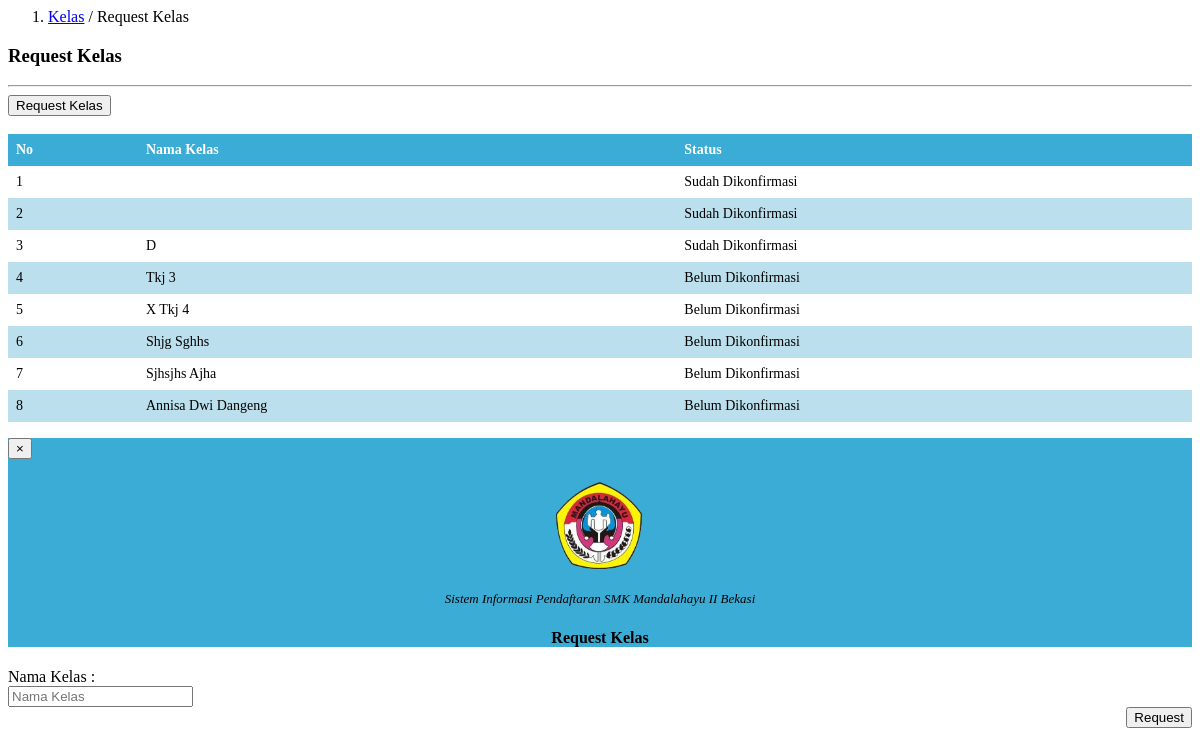
Page /tata-usaha/request-kelas.php on the committed database.
### tables this page shows
CREATE TABLE `tbl_request_kelas` (
  `id_request_kelas` int(10) NOT NULL,
  `nama_kelas` varchar(20) NOT NULL,
  `status` varchar(20) NOT NULL
);

### tata-usaha/request-kelas.php (the view, shortened to what this page needs)
<div class="col-md-10" style="padding:0px">
    <ol class="breadcrumb" style="margin:0;border-radius:0;">
        <li class="active"><a href="#">Kelas</a> / Request Kelas</li>
    </ol>
</div>
<div class="col-md-10" style="">
  	<h3><b>Request</b> Kelas</h3>
    <hr>
     <button type="button" class="btn btn-primary" data-toggle="modal" data-target="#myModal"><i class="fa fa-plus-circle fa-fw"></i>Request Kelas</button>
    <br>
    <br>
</div>
<div class="col-md-10">
  <form class="form-horizontal" method="POST">
      <table class="table table-striped">
        <thead>
          <tr>
            <th>No</th>
            <th>Nama Kelas</th>
            <th>Status</th>
          </tr>
        </thead>
        <tbody>
          <?php
            include '../config/koneksi.php';
            $query = mysqli_query($konek, "SELECT * FROM tbl_request_kelas")or die(mysqli_error($konek));
                    if(mysqli_num_rows($query) == 0){
                      echo '<tr><td colspan="5" align="center">Tidak ada data!</td></tr>';
                    }
                      else
                    {
                      $no = 1;
                      while($data = mysqli_fetch_array($query)){
                        ?>
                        <tr>
                        <td><?php echo $no ?></td>
                        <td><?php
                        $kalimat = $data['nama_kelas'];
                        $kalimat_new = ucwords($kalimat);
                        echo $kalimat_new;
                        ?></td>
                        <td><?php if ($data['status']==0) echo "Belum Dikonfirmasi"; else echo "Sudah Dikonfirmasi"; ?></td></tr>
                        <?php
                        $no++;
                      }
                    }
                ?>
        </tbody>
      </table>
    </form>
</div>
<div id="myModal" class="modal fade" role="dialog">
  <div class="modal-dialog">
      <div class="modal-content">
          <div class="modal-header" style="background-color:#3bacd6";>
            <button type="button" class="close" data-dismiss="modal">&times;</button>
            <p align="center"><img src="../gambar/manda.png" alt="" height="100px" width="130px"></p>
            <p align="center"><font size="2px"><i>Sistem Informasi Pendaftaran SMK Mandalahayu II Bekasi</i></font></p>
            <h4 class="modal-title" align="center"><b>Request Kelas</b></h4>
          </div>
          <div class="modal-body">
            <form action="../config/add-request-kelas.php" class="form-horizontal" method="POST">
              <div class="form-group">
                <label class="col-sm-3">Nama Kelas</label>
                <label class="col-sm-1">:</label>
                  <div class="col-sm-6">
                      <input type="text" style="text-transform: capitalize;" class="form-control" name="nama_kelas" placeholder="Nama Kelas" required>
                  </div>
              </div>
              <div class="form-group">
                  <div class="col-sm-6" align="right">
                      <button class="btn btn-primary">Request</button>
                  </div>
              </div>
            </form>
          </div>
      </div>
    </div></div>

### tata-usaha/request-kelas.php (style rules this page uses)
table { border-collapse: collapse; width: 100%; }
th, td { text-align: left; padding: 8px; }
tr:nth-child(even) { background-color: #bbdfed; }
th { background-color: #3bacd6; color: white; font-size: 14px; }
td { font-size: 14px; }

### rows in the picture
tbl_request_kelas: status "Sudah Dikonfirmasi"
tbl_request_kelas: status "Sudah Dikonfirmasi"
tbl_request_kelas: nama_kelas "D", status "Sudah Dikonfirmasi"
tbl_request_kelas: nama_kelas "Tkj 3", status "Belum Dikonfirmasi"
tbl_request_kelas: nama_kelas "X Tkj 4", status "Belum Dikonfirmasi"
tbl_request_kelas: nama_kelas "Shjg Sghhs", status "Belum Dikonfirmasi"
tbl_request_kelas: nama_kelas "Sjhsjhs Ajha", status "Belum Dikonfirmasi"
tbl_request_kelas: nama_kelas "Annisa Dwi Dangeng", status "Belum Dikonfirmasi"
